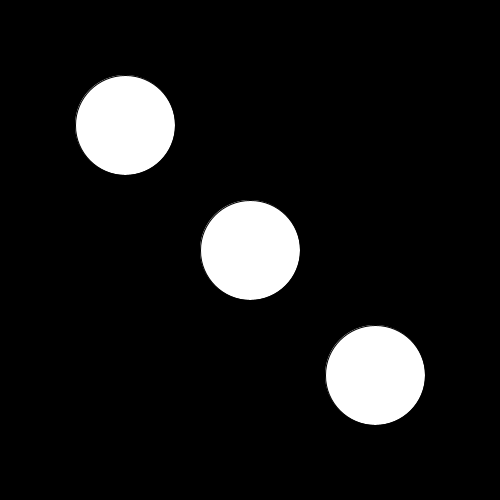
Frame 1 (no input)
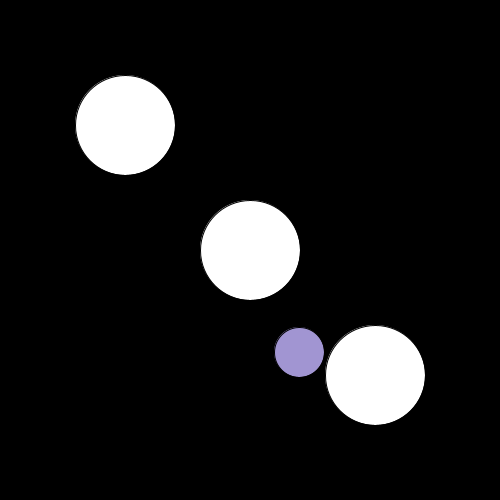
Frame 60 (the mouse pressed at the canvas centre just before this capture)
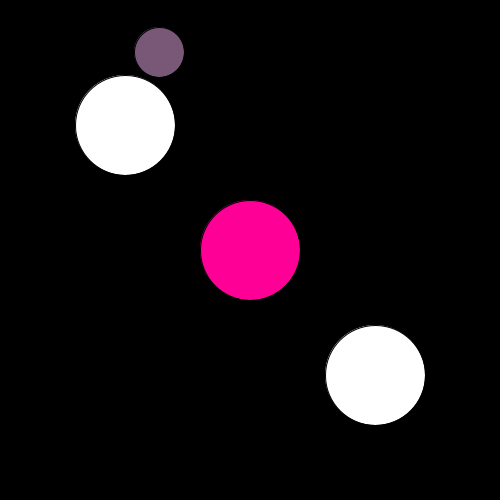
Frame 120 (the mouse held since frame 60 and released just before this capture)

The Processing sketch that drew these frames (run headless with seeded random() and noise(); from frame 60 on, the mouse is pressed at the canvas centre):

// Processing sketch: week_3
// ── week_3.pde
int cirSize;
int xPos, yPos;
int distanceOne; 
int distanceTwo;
int distanceThree; 
int cirColor; 
int cirColorTwo; 
int cirColorThree; 
float x, y;
int size = 50;
float xSpeed, ySpeed;
color bgColor;


void setup(){
  size(500, 500);
  
  xPos = width/2;
  yPos = height/2;
  
  cirSize = 100; 
  
  bgColor = color(0);
  background(bgColor);
  
  xSpeed = int(random(4,10));
  ySpeed = int(random(5,9));
  x = width/2;
  y = height/2; 
}

void draw() {
  distanceOne = int(dist(xPos,yPos, mouseX, mouseY)); 
  distanceTwo = int(dist(xPos/2,yPos/2, mouseX, mouseY));
  distanceThree = int(dist(xPos*1.5, yPos*1.5, mouseX, mouseY));
  
  if(distanceOne<cirSize/2){
    cirColor = color(255,0,150);
}else{
  cirColor = color(255,255,255);
}

  if(distanceTwo<cirSize/2){
    cirColorTwo = color(120,40,130);
}else{
  cirColorTwo = color(255,255,255);
}

  if(distanceThree<cirSize/2){
    cirColorThree = color(10,70,170);
}else{
  cirColorThree = color(255,255,255);
}

//if(distanceOne<cirSize/2 && mousePressed){
//   bgColor = color(random(255), random(255), random(255)); 
// }else{
//   bgColor = 255; 
// }
 
background(bgColor);
  if(xSpeed ==ySpeed) {
    xSpeed = int(random(1,9));
    ySpeed = int(random(1,7)); 
  }
  fill(color(random(0,255), random(0,255), random(0,255))); 
  ellipse(x, y, size, size);
  if(x>(width-size/2) || x<size/2){
    xSpeed = xSpeed *-1;
  }
  if(y>(height-size/2) || y<size/2){
   ySpeed = ySpeed *-1;
  }
  x= x+xSpeed;
  y= y+ySpeed;

fill(cirColor);
ellipse(xPos, yPos, cirSize, cirSize); 
fill(cirColorTwo);
ellipse(xPos/2, yPos/2, cirSize, cirSize); 
fill(cirColorThree);
ellipse(xPos*1.5, yPos*1.5, cirSize, cirSize);
}

void mousePressed() {
  if(distanceOne<cirSize/2 && mousePressed){
   bgColor = color(random(255), random(255), random(255)); 
 }else{
   bgColor = 0; 
 }
}
